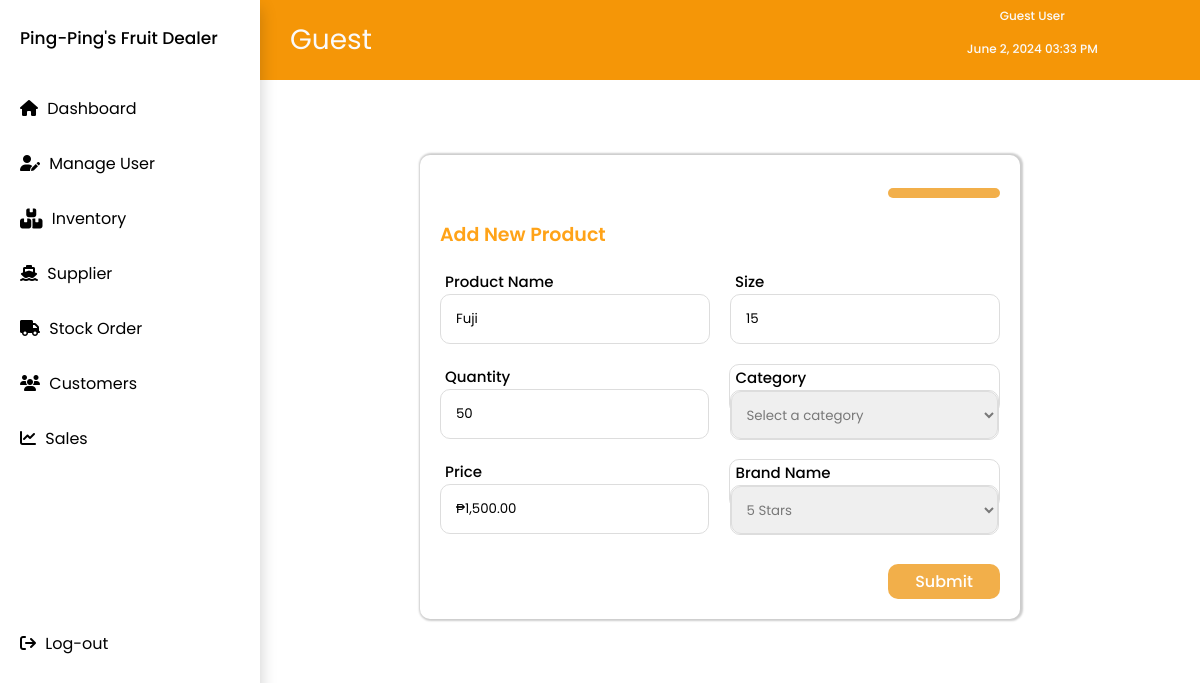
Page /editproduct.php?id=1 on the committed database.
### tables this page shows
CREATE TABLE `inventory` (
  `inventory_id` int(50) UNSIGNED NOT NULL,
  `product_name` varchar(50) NOT NULL,
  `brand_name` varchar(50) NOT NULL,
  `category` varchar(50) NOT NULL,
  `size` int(50) NOT NULL,
  `order_quantity` int(50) NOT NULL,
  `price` decimal(10,0) NOT NULL
);

### editproduct.php (the view, shortened to what this page needs)
<?php
include 'nav.php';
include 'topnav.php';
$conn = new mysqli(DB_HOST, DB_USER, DB_PASS, DB_NAME);
$product = null;
if (isset($_GET['id'])) {
    $id = intval($_GET['id']);
    $sql_product = "SELECT * FROM inventory WHERE inventory_id = $id";
    $result_product = $conn->query($sql_product);
    if ($result_product->num_rows > 0) {
        $product = $result_product->fetch_assoc();
    } else {
        echo "<script>alert('Product not found'); window.location.href = 'inventory.php';</script>";
        exit;
    }
}
$sql_brands = "SELECT sup_brand FROM suppliers";
$result_brands = $conn->query($sql_brands);
?>
<!DOCTYPE html>
<html lang="en">
<head>
    <link rel="stylesheet" href="css/dashboard.css">
    <link rel="stylesheet" href="css/addproduct.css">
</head>
<body>
<div class="container">
    <form name="productForm" action="editproduct.php?id=<?php echo $product['inventory_id']; ?>" method="post" class="form" onsubmit="return validateForm()">
    <button class="close-btn" type="button" onclick="window.location.href='inventory.php'"></button>
        <h4>Add New Product</h4>
        <div class="row1">
            <div class="input-box">
                <label>Product Name</label>
                <input type="text" name="product_name" placeholder="Enter product name" value="<?php echo htmlspecialchars($product['product_name']); ?>" required>
            </div>
            <div class="input-box">
                <label>Size</label>
                <input type="text" name="size" placeholder="Enter size" value="<?php echo intval($product['size']); ?>" required>
            </div>
        </div>
        <div class="row2">
        <div class="input-box">
                <label>Quantity</label>
                <input type="text" name="quantity" placeholder="Enter Quantity" value="<?php echo intval($product['order_quantity']); ?>" required>
            </div>
        <div class="input-box select-box">
                <label for="category">Category</label>
                <div class="column">
                        <div class="select-box">
                <select id="category" name="category" required>
                    <option value="" disabled selected>Select a category</option>
                </select>
                </div>
                    </div>
            </div>
        </div>
        <div class="row3">
            <div class="input-box">
                <label>Price</label>
                <input type="text" name="price" placeholder="Enter Price" value="<?php echo '₱' . number_format($product['price'], 2); ?>" required oninput="formatPriceInput(event)">
            </div>
            <div class="input-box select-box">
                <label for="brand_name">Brand Name</label>
                <div class="column">
            <div class="select-box">
                <select id="brand_name" name="brand_name" required>
                    <?php
                    if ($result_brands->num_rows > 0) {
                        while($row = $result_brands->fetch_assoc()) {
                            $selected = ($row['sup_brand'] == $product['brand_name']) ? 'selected' : '';
                            echo "<option value='" . htmlspecialchars($row['sup_brand']) . "' $selected>" . htmlspecialchars($row['sup_brand']) . "</option>";
                        }
                    } else {
                        echo "<option value='' disabled>No brands available</option>";
                    }
                    ?>
                </select>
            </div>
        </div>
                </div>
                </div>
        <button type="submit">Submit</button>
    </form>
</div>
</body>
</html>

### css/main.css (style rules this page uses)
* { padding: 0; margin: 0; box-sizing: border-box; font-family: 'Poppins', sans-serif; }
.container { display: flex; align-items: center; justify-content: center; min-height: 90vh; }

### css/addproduct.css (style rules this page uses)
.container { gap: 50px; padding: 20px; display: flex; width: 50%; margin-top: 75px; min-height: auto; background: #FFFFFF; box-shadow: 1px 0 2px 2px rgba(0, 0, 0, 0.2); border-radius: 10px; margin-left: 35%; }
.input-box { width: 100%; }
.input-box input { height: 50px; width: 100%; color: black; border: 1px solid #ddd; border-radius: 10px; padding: 0 15px; }
.form :where(.input-box input, .select-box) { gap: 20px; height: 50px; width: 100%; outline: none; color: #787878; }
label { font-size: 15px; font-weight: 500; color: #000000; margin-left: 5px; }
button { width: 20%; padding: 5px; background: #f2af4a; border: none; outline: none; color: #FFFFFF; font-size: 16px; font-weight: 500; cursor: pointer; border-radius: 10px; margin-left: 80%; }
.select-box { width: 100%; height: 50px; outline: none; color: #787878; }
h4 { font-size: 19px; font-weight: 600; color: #FFA318; margin-top: 20px; margin-bottom: 20px; }
.form :where(.input-box input, .select-box) { height: 50px; width: 100%; outline: none; color: #ddd; border: 1px solid #ddd; border-radius: 10px; }
.select-box select { height: 100%; width: 100%; border-radius: 10px; outline: none; border: 1px solid #ddd; padding: 10px; color: #787878; }
option { background: #ffffff; color: #000000; font-size: 14px; border-radius: 10px; }
.row1 { display: flex; flex-direction: row; gap: 20px; margin-bottom: 20px; }
.row2 { display: flex; flex-direction: row; gap: 20px; margin-bottom: 20px; }
.row3 { display: flex; flex-direction: row; gap: 20px; margin-bottom: 30px; }

### rows in the picture
inventory: product_name "Fuji", size "15", quantity "50", price "₱1,500.00"

### other values in the picture
$user_role "Guest"
$name "Guest User"
form field brand_name "5 Stars"
